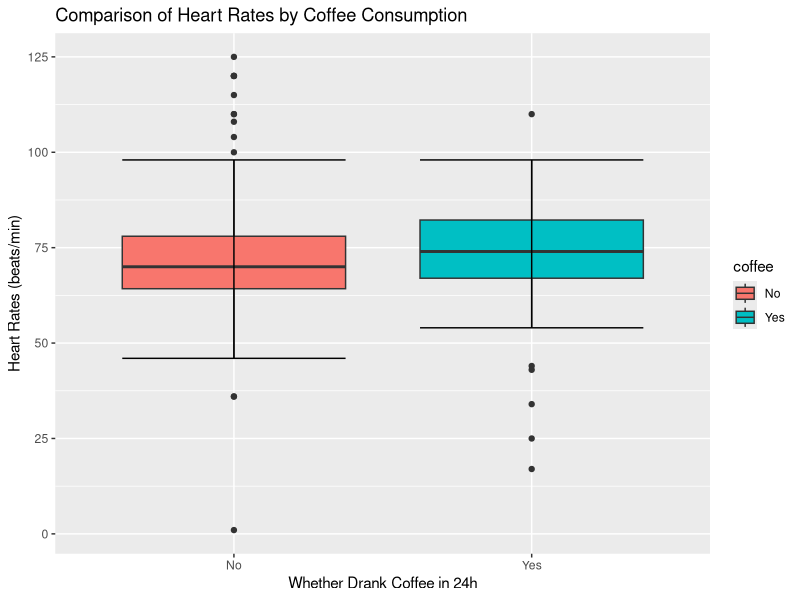
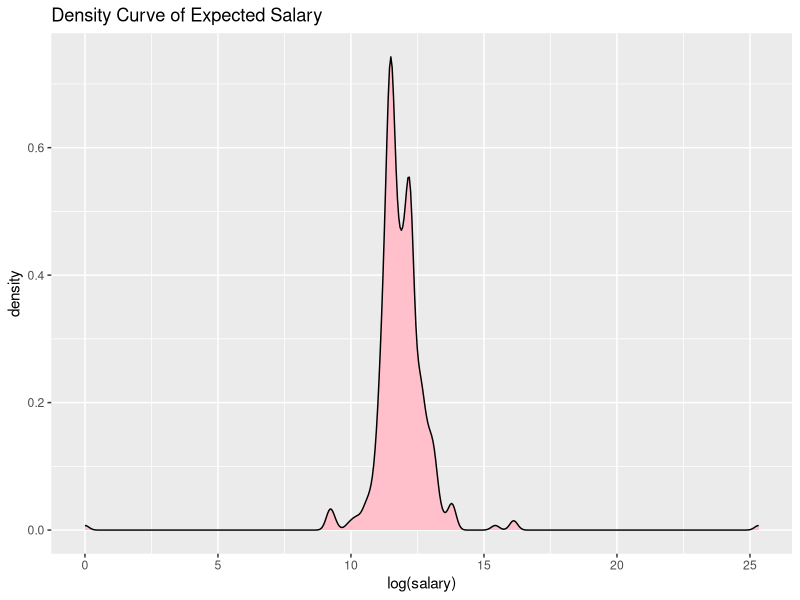
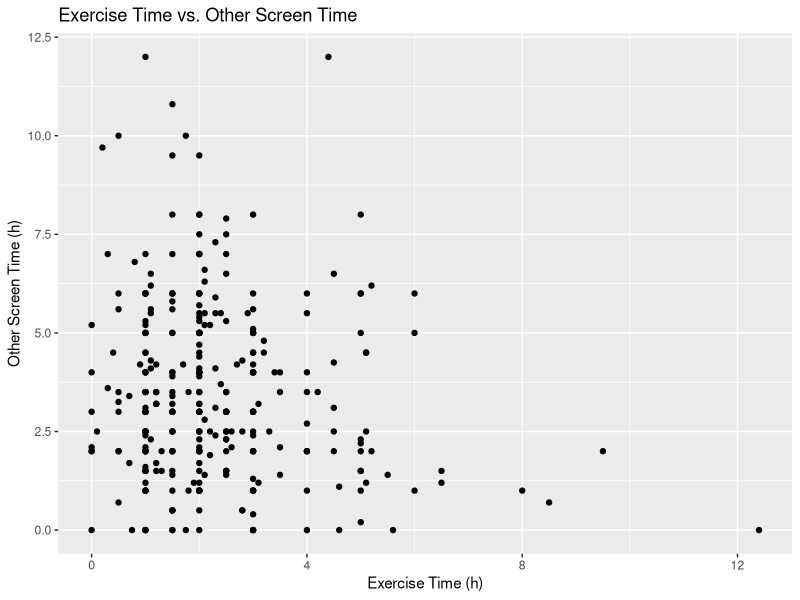
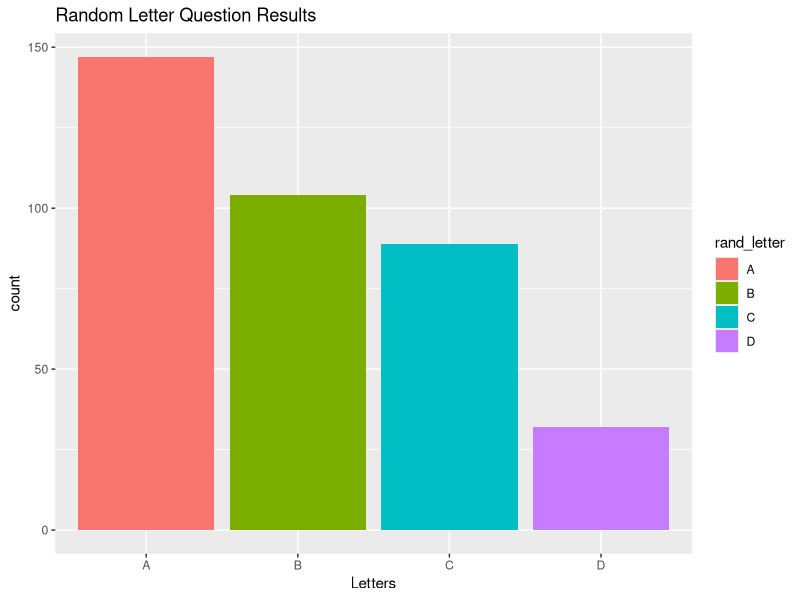
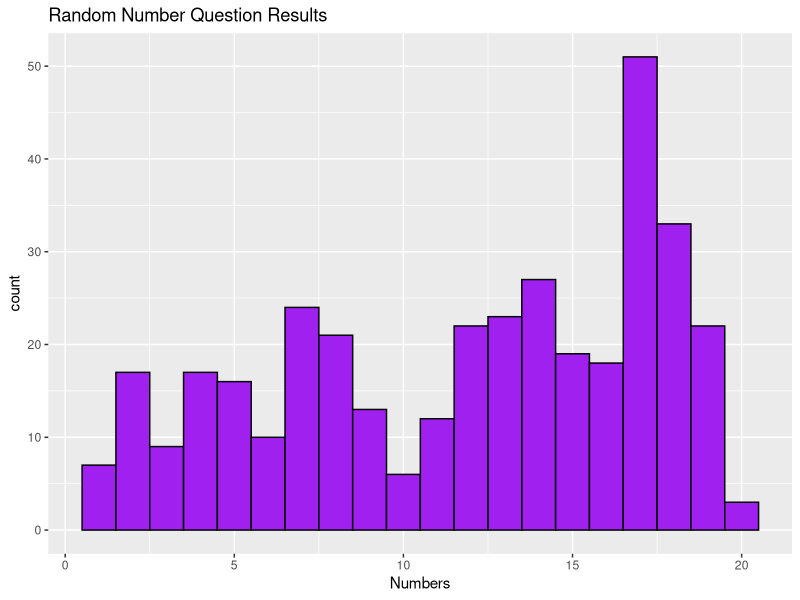
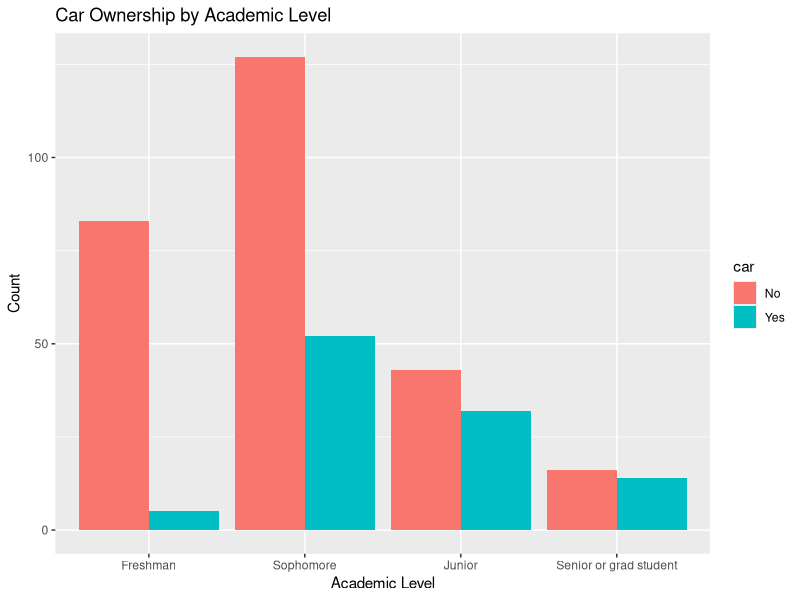
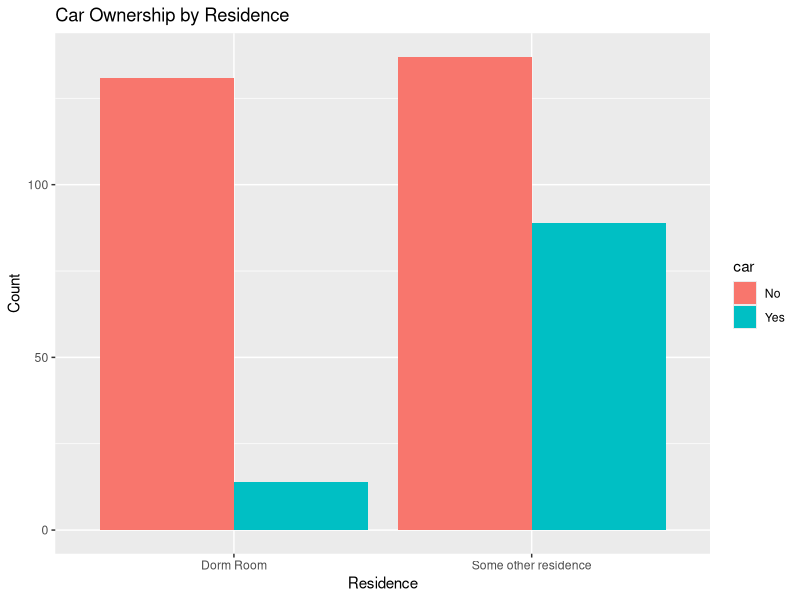

Generate these figures, in order, with R:
## ---- chunk 1
knitr::opts_chunk$set(echo = TRUE)
## ---- chunk 2
library(tidyverse)
## ---- chunk 3
#install.packages("readxl)
library(readxl)
Class_F23 = read_excel("Class_F23.xlsx")
## ---- chunk 4
#View(Class_F23)
## ---- chunk 5
ggplot(data = Class_F23, aes(x = coffee, y = bpm, fill = coffee)) +
  geom_boxplot() +
  stat_boxplot(geom = "errorbar") +
  labs(x = "Whether Drank Coffee in 24h", y = "Heart Rates (beats/min)", title = "Comparison of Heart Rates by Coffee Consumption")


## ---- chunk 6
summary(Class_F23$salary)

## ---- chunk 7
library(scales)

ggplot(data = Class_F23, aes(x = log(salary))) + 
  geom_density(fill = "pink") +
  labs(title = "Density Curve of Expected Salary") +
  scale_x_continuous(labels = comma)


## ---- chunk 8

library(dplyr)

Class_F23 |>
  group_by(grad_plans) |>
  summarise(Mean_Salary = mean(salary, na.rm = TRUE), 
            Median_Salary = median(salary, na.rm = TRUE), 
            StdDev_Salary = sd(salary, na.rm = TRUE))

## ---- chunk 9

Class_F23 |>
  filter(phone + screen + exercise + sleep_total <= 24) |>
  ggplot(aes(x = exercise, y = screen)) +
  geom_point() +
  labs(title = "Exercise Time vs. Other Screen Time", x = "Exercise Time (h)", y = "Other Screen Time (h)")
## ---- chunk 10
ggplot(data = Class_F23, aes(x = rand_letter, fill = rand_letter)) + 
  geom_bar() +
  labs(title = "Random Letter Question Results", x = "Letters")
## ---- chunk 11
filtered_data <- Class_F23 |>
  filter(rand_number >= 1 & rand_number <= 20)

ggplot(data = filtered_data, aes(x = rand_number)) +
  geom_histogram(color = "black", fill = "purple", bins = 20) +
  labs(title = "Random Number Question Results", x = "Numbers")
## ---- chunk 12
Class_F23$acad_level = factor(Class_F23$acad_level, levels = c("Freshman", "Sophomore", "Junior", "Senior or grad student"))

ggplot(Class_F23, aes(x = acad_level, fill = car)) +
  geom_bar(position = "dodge") +
  labs(title = "Car Ownership by Academic Level", x = "Academic Level", y = "Count")
## ---- chunk 13
filtered_data <- Class_F23 |>
  filter(!is.na(residence))

ggplot(filtered_data, aes(x = residence, fill = car)) +
  geom_bar(position = "dodge") +
  labs(title = "Car Ownership by Residence", x = "Residence", y = "Count")
